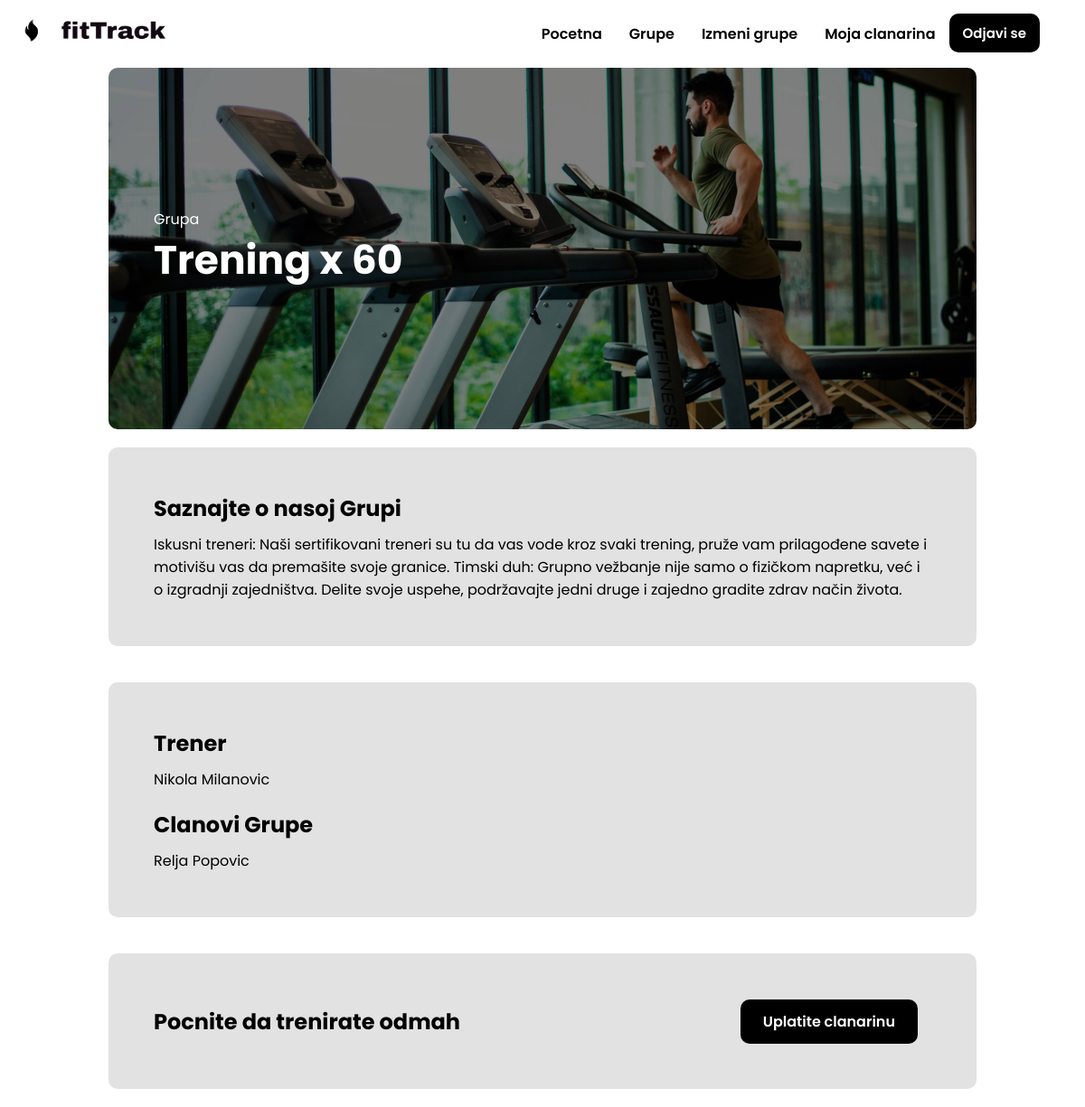
Page /groupInfo.php?id=3 (signed in) on the committed database.
### tables this page shows
CREATE TABLE `grupa` (
  `id` int(10) NOT NULL,
  `naziv` varchar(50) NOT NULL,
  `trener` int(10) NOT NULL,
  `opis` text DEFAULT NULL,
  `slika` text DEFAULT NULL
);

CREATE TABLE `korisnik` (
  `id` int(10) NOT NULL,
  `email` varchar(60) NOT NULL,
  `username` varchar(60) NOT NULL,
  `fullName` varchar(60) NOT NULL,
  `regDate` timestamp NOT NULL DEFAULT current_timestamp(),
  `password` varchar(255) NOT NULL,
  `idGrupe` int(11) DEFAULT NULL,
  `admin` int(1) NOT NULL DEFAULT 0
);

### groupInfo.php (the view, shortened to what this page needs)
<!DOCTYPE html>
<html lang="en">
<head>
    <link rel="stylesheet" href="./css/global.css">
    <link rel="stylesheet" href="./css/hero.css">
    <link rel="stylesheet" href="./css/secondary.css">
    <link rel="stylesheet" href="./css/groupInfo.css">
</head>
<body>
<main>
    <?php
    include("./components/header.php");
    if(isset($_GET['id'])) {
        $groupId = $_GET['id'];
        $sql = "SELECT g.id, g.naziv, g.opis, g.slika, k.fullName FROM grupa g JOIN korisnik k ON g.trener = k.id WHERE g.id = '$groupId'";
        $result = $conn->query($sql);
        if ($result->num_rows > 0) {
            while($row = $result->fetch_assoc()) {
                echo'
                    <section class="hero" style="background-image: linear-gradient(180deg, rgba(0,0,0,0.5) 0%, rgba(0,0,0,0.5) 100%), url(' . $row["slika"] . ');">
                        <div class="heroDesc">
                        <p>Grupa</p>
                        <h1>' . $row["naziv"] .'</h1>
                        </div>
                    </section>
                    <section class="memSec">
                        <h2>Saznajte o nasoj Grupi</h2>
                        <p>' . $row["opis"] . '</p>
                    </section>
                    <section class="memSec">
                        <h2>Trener</h2>
                        <p>' . $row["fullName"] . '</p>
                        <h2>Clanovi Grupe</h2>';
                        $sql = "SELECT k.fullName FROM grupa g JOIN korisnik k ON g.id = k.idGrupe WHERE g.id = '$groupId'";
                        $result = $conn->query($sql);
                        if ($result->num_rows > 0){
                            while($row = $result->fetch_assoc()){
                                echo '<p>' . $row["fullName"] . '</p>';
                            }
                        }
                        else{ echo "Grupa nema clanova"; }
                    echo '</section>
                    <section class="secondary">
                        <h2>Pocnite da trenirate odmah</h2>
                        <div class="btnDark"><a href="./membership.php">Uplatite clanarinu</a></div>
                    </section>
                    ';
            }
        }
        else{
            echo "Grupa nije pronadjena";
            exit();
        }
    }
    else{
        echo "ID grupe nije pronadjen";
        exit();
    }
    ?>
</main>
</body>
</html>

### css/global.css (style rules this page uses)
* { margin: 0; padding: 0; box-sizing: border-box; font-family: "Poppins", sans-serif; }
a { text-decoration: none; }
main { width: 80%; display: flex; flex-direction: column; margin: auto; max-width: 1600px; margin-top: 75px; }
section { width: 100%; height: fit-content; display: flex; margin: auto; }
.btnDark { background-color: #000; color: #fff; padding: 12px 25px; border-radius: 10px; font-size: 16px; font-weight: 600; margin-right: 15px; height: fit-content; width: fit-content; cursor: pointer; border: none; outline: none; }

### css/hero.css (style rules this page uses)
.hero { flex-direction: column; min-height: 600px; align-items: center; justify-content: center; border-radius: 10px; background-position: center; background-size: cover; color: #fff; padding-left: 50px; }
.heroDesc { width: 100%; height: 60%; flex-direction: column; justify-content: flex-end; }
.heroDesc h1 { font-size: 44px; }

### css/secondary.css (style rules this page uses)
.secondary { flex-direction: row; min-height: 150px; height: fit-content; width: 100%; justify-content: space-between; align-items: center; padding: 0 50px; margin: 20px 0; background-color: #e2e2e2; border-radius: 10px; }
.secondary a { color: #fff; }

### css/groupInfo.css (style rules this page uses)
.hero { min-height: 400px; }
.memSec { width: 100%; min-height: 400px; height: fit-content; display: flex; flex-direction: column; justify-content: flex-start; background-color: #e2e2e2; color: #000; border-radius: 10px; margin: 20px 0; padding: 50px; }
.memSec:not(:first-of-type) { min-height: fit-content; }
.memSec h2 { padding-bottom: 10px; }
.memSec h2:not(:first-of-type) { padding-top: 20px; }

### rows in the picture
grupa: slika (picture), naziv "Trening x 60", opis "Iskusni treneri: Naši sertifikovani treneri su tu da vas vode kroz svaki trening, pruže vam prilagođene savete i motivišu vas da premašite svoje granice. Timski duh: Grupno vežbanje nije samo o fizičkom napretku, već i o izgradnji zajedništva. Delite svoje uspehe, podržavajte jedni druge i zajedno gradite zdrav način života.", trener.fullName "Nikola Milanovic"
korisnik: fullName "Relja Popovic"
